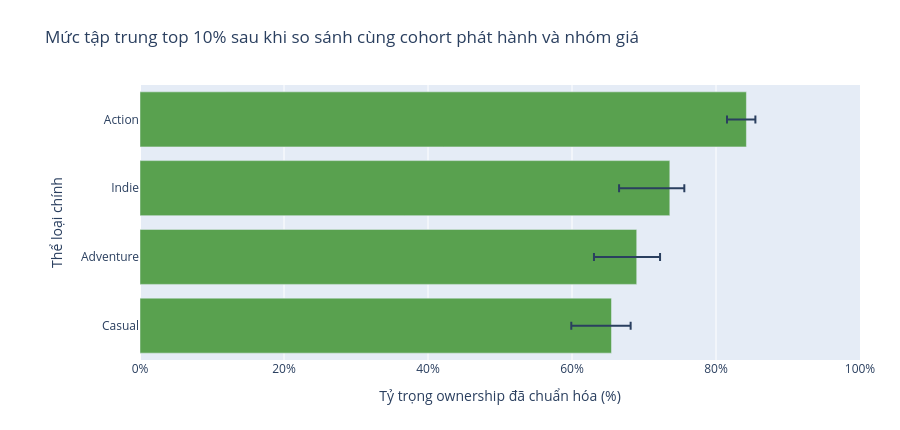

Notebook source saved alongside this figure:
### Markdown cell above
### 7. Trực quan hóa 2 — so sánh bốn thể loại lớn trong tầng tương đồng

Các điểm là tỷ trọng top 10% đã chuẩn hóa, lấy trung bình đều qua cùng các cohort phát hành × nhóm giá. Thanh sai số biểu thị bootstrap CI 95%. Nhờ cùng tầng so sánh, khác biệt ít bị chi phối bởi tỷ trọng game miễn phí/trả phí hoặc cơ cấu tuổi đời khác nhau giữa thể loại.

### Code cell
adjusted_plot_data = adjusted_summary.sort_values(
    'Top 10% ownership đã chuẩn hóa', ascending=True
)
adjusted_plot = go.Figure(go.Bar(
    x=100 * adjusted_plot_data['Top 10% ownership đã chuẩn hóa'],
    y=adjusted_plot_data['Thể loại'],
    orientation='h',
    marker_color='#59A14F',
    error_x={
        'type': 'data',
        'symmetric': False,
        'array': 100 * (
            adjusted_plot_data['CI trên']
            - adjusted_plot_data['Top 10% ownership đã chuẩn hóa']
        ),
        'arrayminus': 100 * (
            adjusted_plot_data['Top 10% ownership đã chuẩn hóa']
            - adjusted_plot_data['CI dưới']
        ),
    },
    customdata=adjusted_plot_data[['Số game trong tầng chung']].to_numpy(),
    hovertemplate=(
        '%{y}<br>Tỷ trọng đã chuẩn hóa: %{x:.1f}%'
        '<br>Số game trong các tầng chung: %{customdata[0]:,.0f}<extra></extra>'
    ),
))
adjusted_plot.update_layout(
    title='Mức tập trung top 10% sau khi so sánh cùng cohort phát hành và nhóm giá',
    xaxis_title='Tỷ trọng ownership đã chuẩn hóa (%)',
    yaxis_title='Thể loại chính',
    height=430,
    margin={'l': 140, 'r': 40, 't': 85, 'b': 70},
)
adjusted_plot.update_xaxes(range=[0, 100], ticksuffix='%')
display(adjusted_plot)

### Figure 1 — Plotly figure (JSON) as saved in the notebook; plotly's stock layout.template omitted (floating-point values rounded to 4 significant figures)
{"data": [{"customdata": [[15817], [17101], [7703], [33173]], "error_x": {"array": [2.663, 3.241, 2.013, 1.248], "arrayminus": [5.58, 5.937, 7.048, 2.695], "symmetric": false, "type": "data"}, "hovertemplate": "%{y}<br>Tỷ trọng đã chuẩn hóa: %{x:.1f}%<br>Số game trong các tầng chung: %{customdata[0]:,.0f}<extra></extra>", "marker": {"color": "#59A14F"}, "orientation": "h", "type": "bar", "x": [65.48, 68.99, 73.59, 84.22], "y": ["Casual", "Adventure", "Indie", "Action"]}], "layout": {"height": 430, "margin": {"b": 70, "l": 140, "r": 40, "t": 85}, "title": {"text": "Mức tập trung top 10% sau khi so sánh cùng cohort phát hành và nhóm giá"}, "xaxis": {"range": [0, 100], "ticksuffix": "%", "title": {"text": "Tỷ trọng ownership đã chuẩn hóa (%)"}}, "yaxis": {"title": {"text": "Thể loại chính"}}}}
